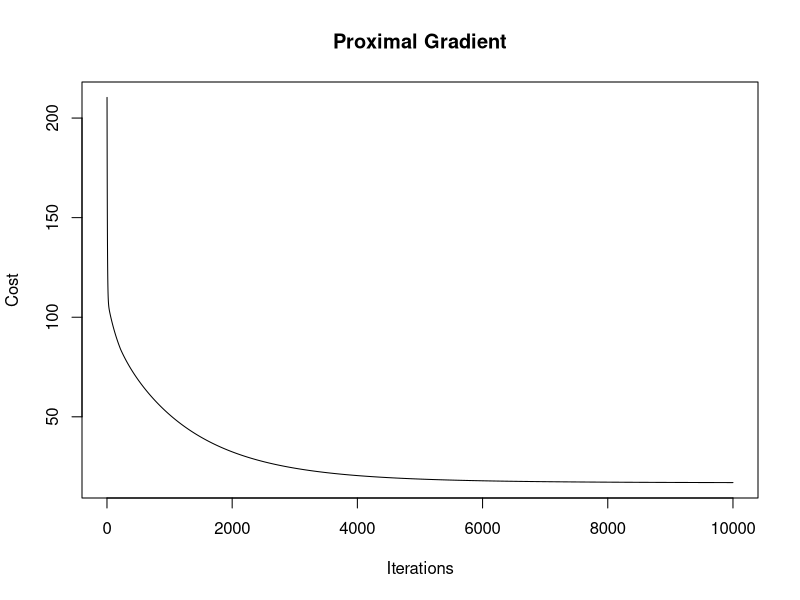

Generate this figure with R:
# More details for this algorithm 
# See: http://www.stat.cmu.edu/~ryantibs/convexopt-S15/

soft_thresholding <- function(betas, lambda){
  betas[which(betas > lambda)] = betas[which(betas > lambda)] - lambda
  betas[which(betas < -lambda)] = betas[which(betas < -lambda)] + lambda
  
  betas[which(abs(betas) <= lambda)] = 0
  
  return(betas)
}

cost_fn <- function(X, y, betas, lambda){
  return((1/2)*crossprod(y - X %*% betas, y - X %*% betas) + lambda*sum(abs(betas[2:length(betas)])))  
}

prox_map <- function(betas, t){
  return(soft_thresholding(betas, t))
}

prox_lasso <- function(X, y, lambda, learning_rate = 0.001, max_iter=100000, thres=1e-8){
  monitor_cost = c()
  betas = rnorm(ncol(X),sd=5)/sum(sum(X))
  prev_value = 0
  #browser()
  next_value = cost_fn(X, y, betas, lambda)
  monitor_cost = c(monitor_cost, next_value)
  count_loop = 1
  while(count_loop < max_iter){
    #update beta
    betas = prox_map(betas + learning_rate*crossprod(X, y - X%*%betas), learning_rate*lambda)
    prev_value = next_value
    next_value = cost_fn(X, y, betas, lambda)
    
    monitor_cost = c(monitor_cost, next_value)
    
    if(abs(next_value - prev_value) < thres){
      break
    }
    #learning_rate = learning_rate/sqrt(count_loop)
    count_loop = count_loop + 1
    
    
  }
  
  return(list('beta'=betas,'monitor'=monitor_cost))
}


backtracking_line_search <- function(X,y, v, beta, lambda){
  t = 1
  xp = prox_map(v + t*crossprod(X, y - X%*%v), t*lambda)
  
  g_x = cost_fn(X, y, xp, lambda)
  g_v = cost_fn(X, y, v, lambda)
  s = -t(crossprod(X, y - X %*% v)) %*% (xp - v) + 1/(2*t)*crossprod(xp - v, xp - v)
  
  while(g_x > (g_v+s)){
    t = beta*t
    xp = prox_map(v + t*crossprod(X, y - X%*%v), t*lambda)
    g_x = cost_fn(X, y, xp, lambda)
    s = -t(crossprod(X, y - X %*% v)) %*% (xp - v) + 1/(2*t)*crossprod(xp - v, xp - v)
  }
  
  return(t)
}

NAG_prox_lasso <- function(X, y, lambda, max_iter=10000, thres=1e-7){
  betas = rnorm(ncol(X))
  count_loop = 1
  v = betas
  prev_beta_0 = betas
  prev_beta_1 = betas
  prev_value = 0
  next_value = cost_fn(X, y, betas, lambda)
  monitor_cost = c()
  keep_min = betas
  
  while(count_loop < max_iter){
    v = prev_beta_1 + (count_loop-2)/(count_loop+1)*(prev_beta_1 - prev_beta_0)
    t = backtracking_line_search(X, y, v, 0.9, lambda)
    betas = prox_map(v + t*crossprod(X, y - X%*%betas), t*lambda)
    prev_beta_0 = prev_beta_1
    prev_beta_1 = betas
    v = cost_fn(X, y, keep_min, lambda)
    prev_value = next_value
    next_value = cost_fn(X, y, betas, lambda)
    monitor_cost = c(monitor_cost, next_value)
    
    if(next_value < v){
      keep_min = betas
    }
    
    count_loop = count_loop + 1
  }
  
  return(list('beta'=keep_min,'monitor'=monitor_cost))
}
  
#Test case
set.seed(1)
X = cbind(floor(runif(5, 1, 5)), floor(runif(5, 1, 5)))
y = floor(runif(5, 1, 20))
X = cbind(rep(1,5),X) # adding interpret
ret = prox_lasso(X,y,0.6)
n_iter = length(ret$monitor)
plot(1:10000, ret$monitor[1:10000], type = "l", main = "Proximal Gradient", xlab = "Iterations", ylab = "Cost")
